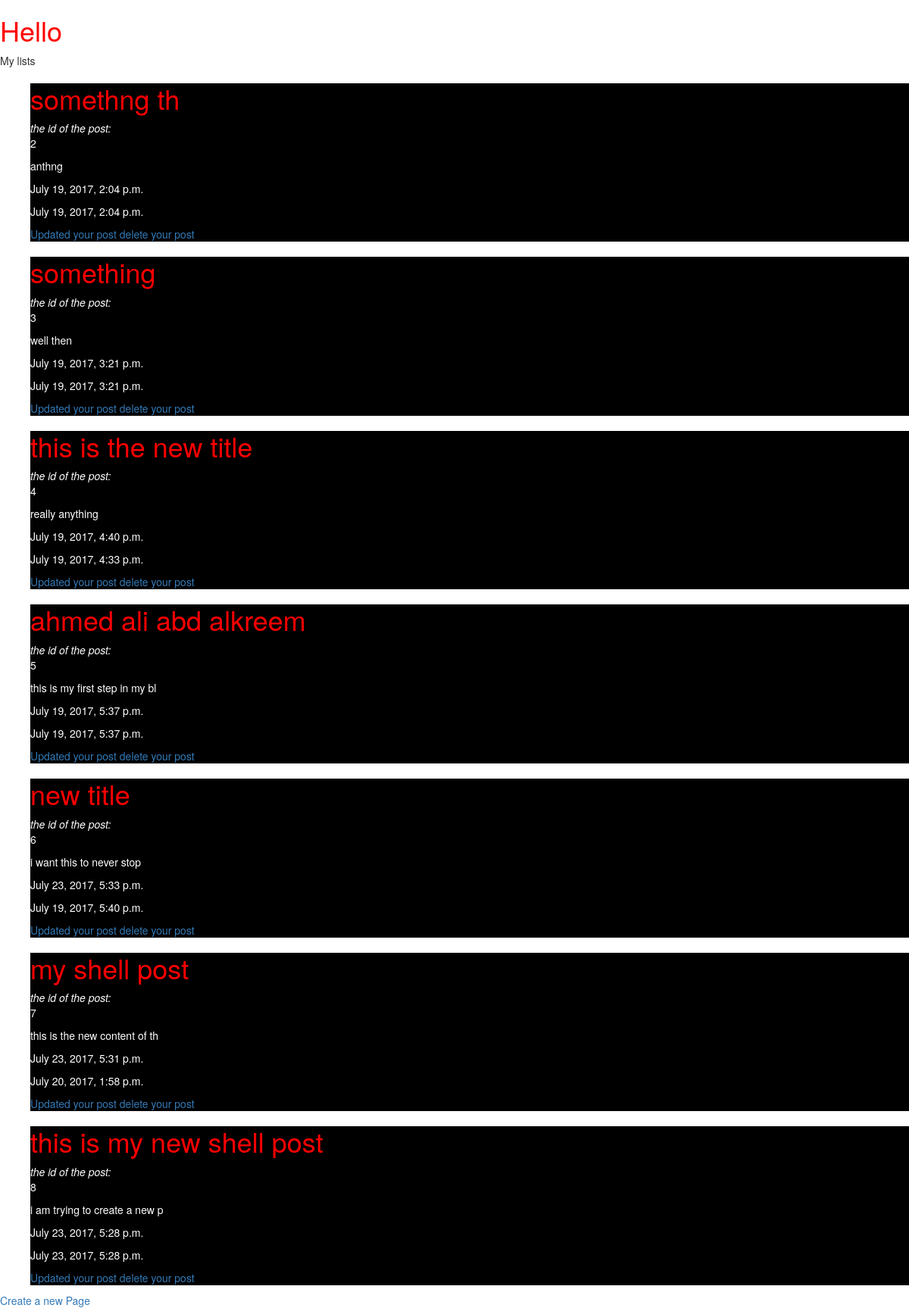
/posts/list/, run on an earlier commit of the app's database.
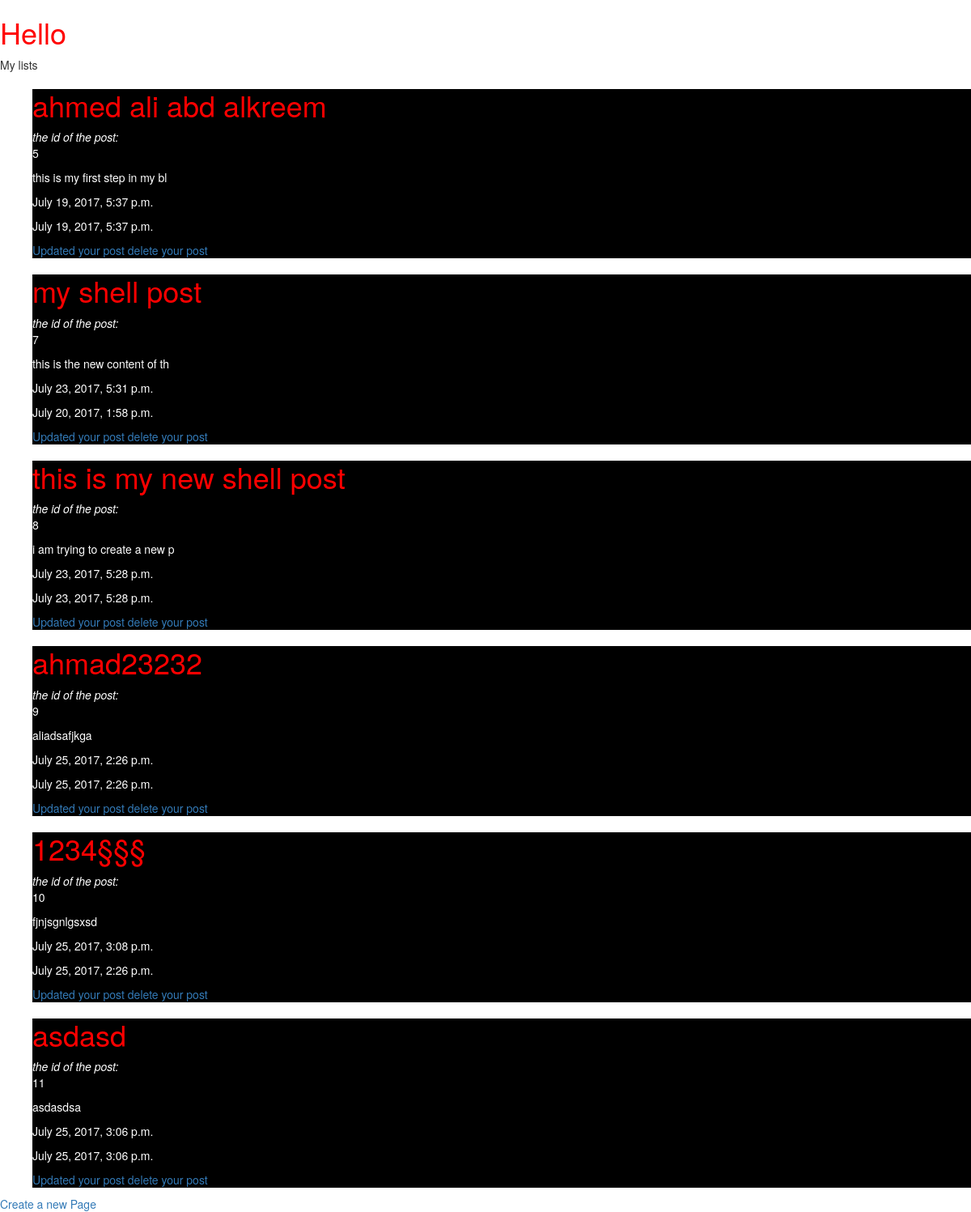
And on a later commit of the database.
### post/models.py (models this page shows, shortened)
class Post(models.Model):
	title = models.CharField(max_length=255)
	content = models.TextField()
	updated = models.DateTimeField(auto_now=True, auto_now_add=False)
	timestamp = models.DateTimeField(auto_now=False, auto_now_add = True)
	def get_absoulute_url(self):
		return reverse("post:detail", kwargs={"post_id": self.id})
	def update_url_post(self):
		return reverse("post:update", kwargs={"post_id": self.id})
	def delete_url(self):
		return reverse("post:delete", kwargs={"post_id": self.id})
	def croping(self):
		return str(self.content[0:30])
		pass
	def name_val(self):
		return str(self.id)
		pass

### post/views.py (the view)
def post_list(request):
    details = Post.objects.all()
    context3 = {
        "user": request.user,
        "list": details,
    }
    return render(request, 'post_list.html',context3)

### post/templates/post_list.html
{% extends "base.html" %}
{% block content %}
    {% block head_title %}My lists{% endblock head_title %}
    <ol>
    	   {% for x in list%}
    		<div>
            <a href={{x.get_absoulute_url}}><h1>{{x.title}}</h1></a>
            <cite>the id of the post:</cite><p>{{x.name_val}}</p>
    		<p>{{x.croping}}</p>
    		<p>{{x.updated}}</p>
    		<p>{{x.timestamp}}</p>
            <a href={{x.update_url_post}}>Updated your post</a>
            <a href={{x.delete_url}}>delete your post</a>
            </div>
    	   {% endfor %}
    </ol>
    <a href="{% url 'post:create' %}">Create a new Page</a>
{% endblock content%}

### post/templates/base.html (shortened to what this page needs)
<!DOCTYPE html>
{% load static %}
<html>
<head>
	<link rel="stylesheet" href="{% static 'css/bootstrap.min.css' %}">
<link rel="stylesheet" href="{% static 'css/style1.css' %}">
</head>
<body>
<h1>Hello</h1>
{% block content %}
{% endblock content%}
</body>
</html>

### post/static/css/style1.css (style rules this page uses)
h1 { color:red; }
div { background-color: black; color: white; }

What changed in the data, as far as the page shows it:
removed Post: title "somethng th", name_val "2", croping "anthng", updated "July 19, 2017, 2:04 p.m.", timestamp "July 19, 2017, 2:04 p.m."
removed Post: title "something", name_val "3", croping "well then", updated "July 19, 2017, 3:21 p.m.", timestamp "July 19, 2017, 3:21 p.m."
removed Post: title "this is the new title", name_val "4", croping "really anything", updated "July 19, 2017, 4:40 p.m.", timestamp "July 19, 2017, 4:33 p.m."
removed Post: title "new title", name_val "6", croping "i want this to never stop", updated "July 23, 2017, 5:33 p.m.", timestamp "July 19, 2017, 5:40 p.m."
added Post: title "ahmad23232", name_val "9", croping "aliadsafjkga", updated "July 25, 2017, 2:26 p.m.", timestamp "July 25, 2017, 2:26 p.m."
added Post: title "1234§§§", name_val "10", croping "fjnjsgnlgsxsd", updated "July 25, 2017, 3:08 p.m.", timestamp "July 25, 2017, 2:26 p.m."
added Post: title "asdasd", name_val "11", croping "asdasdsa", updated "July 25, 2017, 3:06 p.m.", timestamp "July 25, 2017, 3:06 p.m."
